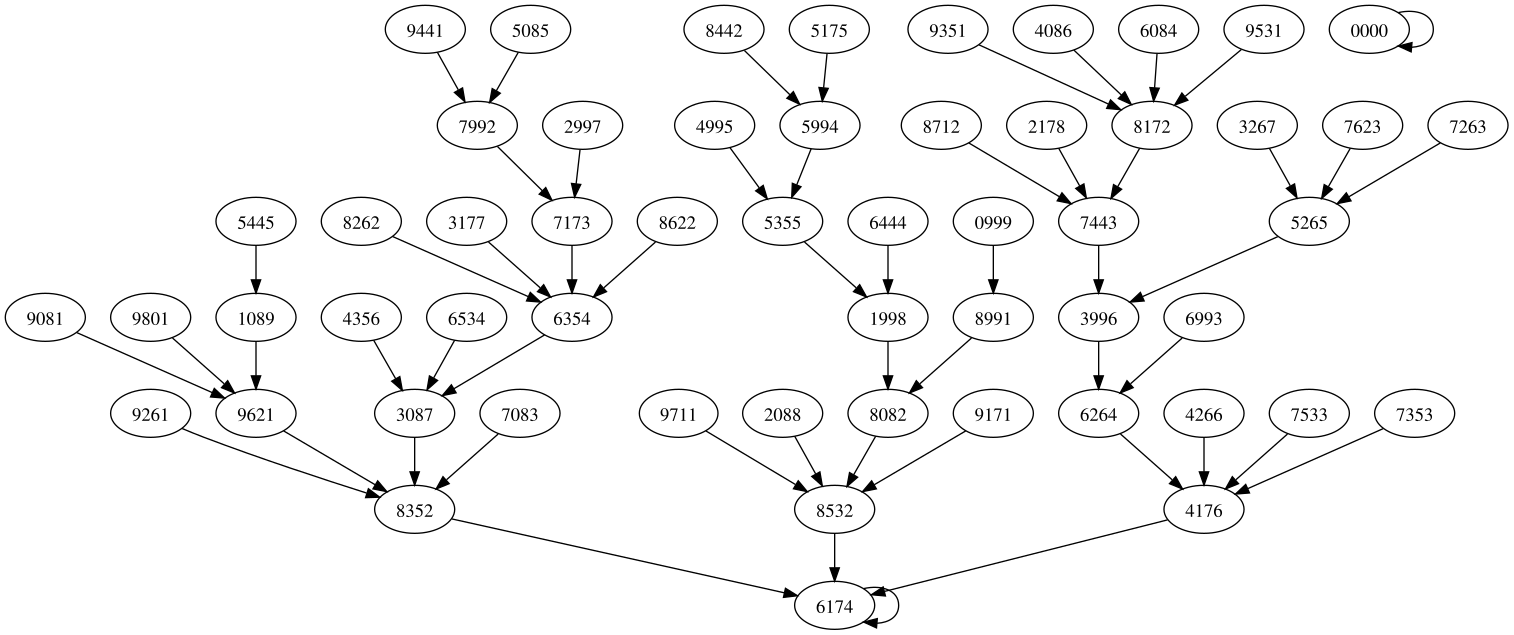

Here is the Python script that generated this plot:
# -*- coding: utf-8 -*-
"""

python kap4.py > kap4.dot
dot -Tsvg kap4.dot -o kap4.svg
open kap4.svg

Analysis of the Kaprekar process.

    >>> kap(6174)
    6174
    >>> kap(12)
    2088
    >>> kap(2088)
    8532
    >>> kap(8532)
    6174

"""

def kap4(n):
    "Compute one step of the Kaprekar suite."
    value = "%04d" % n
    big = int("".join(sorted(list(value), reverse=True)))
    little = int("".join(sorted(list(value))))
    return big - little
    
    
def gen_graph():
    kapdict = {}
    for n in range(10000):
        source = "%04d" % n
        target = "%04d" % kap4(n)
        kapdict[source] = target

    list_of_worthy_keys = list(set(kapdict.values()))

    print "digraph {"
    for source in list_of_worthy_keys:
        print "%s -> %s;" % (source, kapdict[source])
    print "}"


if __name__ == '__main__':
    gen_graph()
